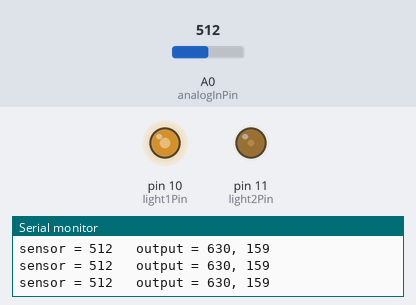
Simulated run of this sketch. Board: Arduino Uno, built with avr-gcc and run on an emulated ATmega328P. Shown: output pins drawn as LEDs (lit = HIGH), the last lines printed to the serial monitor. The test bench sets the inputs (shaded band); at power-on: A0 (analogInPin) = 512. Random numbers use the default seed unless the sketch sets one.

Above: at 1.2 s.
1.3 s: A0 (analogInPin) set to 109
At 2.3 s:
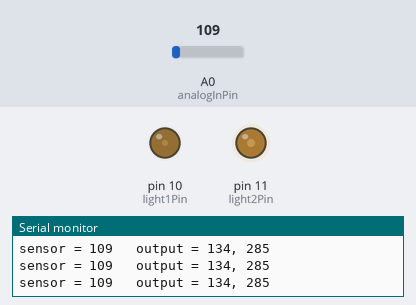
2.8 s: A0 (analogInPin) set to 89
At 3.8 s:
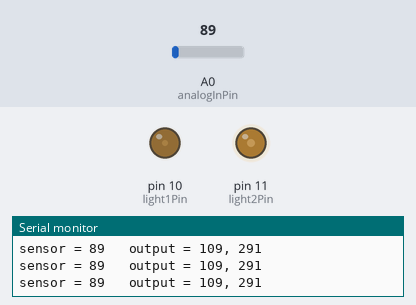
5.8 s: A0 (analogInPin) set to 306
At 7.0 s:
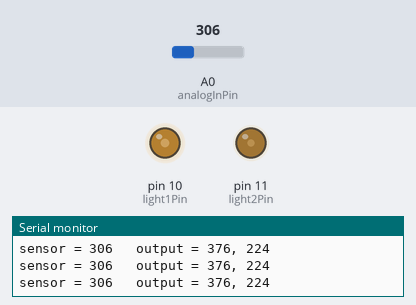
7.3 s: A0 (analogInPin) set to 0
At 8.5 s:
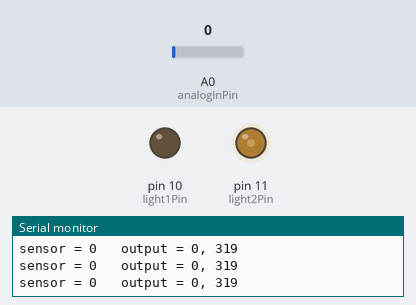
8.8 s: A0 (analogInPin) set to 716
At 10.0 s:
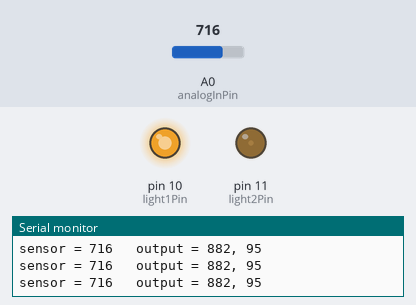
10.3 s: A0 (analogInPin) set to 804
At 11.2 s:
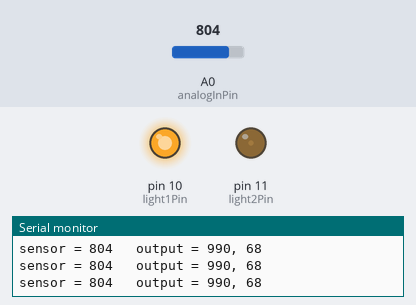
13.3 s: A0 (analogInPin) set to 819
Timing chart, 0 to 16.3 s (numbered marks = the images above; inputs shaded):
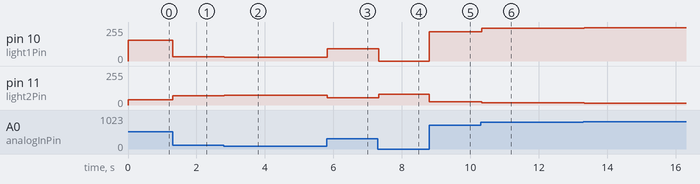

Measured:
- after the input at 1.3 s, pin 10 (light1Pin): 157/255 → 33/255 at once; pin 11 (light2Pin): 39/255 → 71/255 at once
- after the input at 2.8 s, pin 10 (light1Pin): 33/255 → 27/255 at once; pin 11 (light2Pin): 71/255 → 72/255 at once
- after the input at 5.8 s, pin 10 (light1Pin): 27/255 → 93/255 at once; pin 11 (light2Pin): 72/255 → 55/255 at once
- after the input at 7.3 s, pin 10 (light1Pin): 93/255 → 0/255 at once; pin 11 (light2Pin): 55/255 → 79/255 at once
- after the input at 8.8 s, pin 10 (light1Pin): 0/255 → 219/255 at once; pin 11 (light2Pin): 79/255 → 23/255 at once
- after the input at 10.3 s, pin 10 (light1Pin): 219/255 → 246/255 at once; pin 11 (light2Pin): 23/255 → 16/255 at once
- after the input at 13.3 s, pin 10 (light1Pin): 246/255 → 251/255 at once; pin 11 (light2Pin): 16/255 → 15/255 at once

The sketch:

sketch_apr9a.ino
```cpp
// These constants won't change. They're used to give names to the pins used:
const int playerTurnPin = 2;
const int analogInPin = A0;  // Analog input pin that the potentiometer is attached to

const int light1Pin = 10;
const int light2Pin = 11;

int turnValue = 0;
bool currentTurn = false;

int targetValue;
int sensorValue = 0;  // value read from the pot
bool flashing = false;

void setup() {
  // initialize serial communications at 9600 bps:
  Serial.begin(9600);

  targetValue = random(200, 800);
}

void checkTurn() {
  int oldTurn = turnValue;
  turnValue = digitalRead(playerTurnPin);
  if (turnValue != oldTurn && turnValue) {
    // Change turns.
    currentTurn = !currentTurn;
    targetValue = random(200, 800);
  }
}

void loop() {
  sensorValue = analogRead(analogInPin);
  int light1Value = constrain(map(sensorValue, 0, targetValue, 0, 255), 0, 1023);
  int light2Value = constrain(map(sensorValue, 1023, targetValue, 0, 255), 0, 1023);

  // Are we matching? (win)
  if (abs(light1Value - light2Value) < 100) {
    flashing = !flashing;
    light1Value = flashing ? 1023 : 0;
    light2Value = flashing ? 0 : 1023;
    checkTurn();
    delay(200);
  }


  int output1Value = map(light1Value, 0, 1023, 0, 255);
  int output2Value = map(light2Value, 0, 1023, 0, 255);

  // change the analog out value:
  analogWrite(light1Pin, output1Value);
  analogWrite(light2Pin, output2Value);

  // print the results to the Serial Monitor:
  Serial.print("sensor = ");
  Serial.print(sensorValue);
  Serial.print("\t output = ");
  Serial.print(light1Value);
  Serial.print(", ");
  Serial.println(light2Value);

  // wait 2 milliseconds before the next loop for the analog-to-digital
  // converter to settle after the last reading:
  delay(2);
}
```
